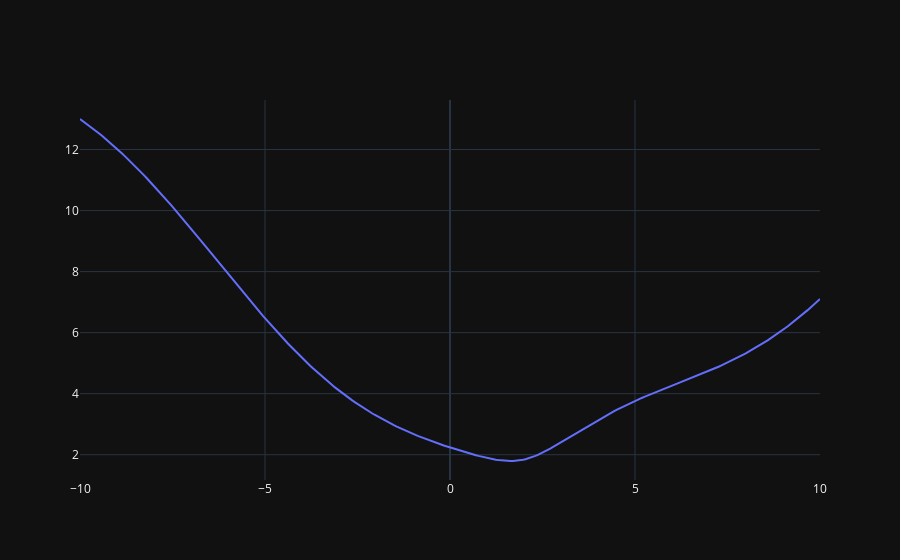

Here is the notebook cell this chart was saved with:
### Code cell
f = util.test_function_01

X = np.linspace(-10, 10, 300)
Y = f(X)
fig = go.Figure(go.Scatter(x=X,y=Y))
fig.show()

### Figure 1 — Plotly figure (JSON) as saved in the notebook; plotly's stock layout.template omitted (floating-point values rounded to 4 significant figures; data arrays with more than 128 entries replaced by an {"elided": "..."} marker saying what was removed)
{"data": [{"type": "scatter", "x": {"elided": "300 float values"}, "y": {"elided": "300 float values"}}], "layout": {}}
